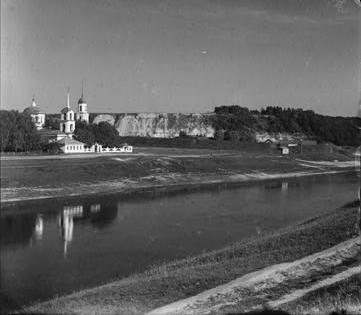
#> input picture TASK0/data/00125v_R.jpg, 361 x 315 px
$ jupyter execute --allow-errors Task0.ipynb   (shell and % lines are left out)
#> lines starting #> are read from the running program, lines starting #| are printed output that depends on the picture
### TASK0/channels.py
# TUWIEN - WS2020 CV: Task0 - Colorizing Images
# *********+++++++++*******++++INSERT GROUP NO. HERE
import matplotlib.pyplot as plt
import numpy as np
from math import sqrt
import cv2
from typing import Tuple

def corr2d(img1: np.ndarray, img2: np.ndarray) -> float:
    # Returns the NCC of two given images.
    # Use the equation in the task description
    # img1 : first input image (n1 x m1 x 1)
    # img2 : second input image (n2 x m2 x 1)

    # student_code start
    mean = np.mean(img1)
    mean2 = np.mean(img2)
    h1, w1 = img1.shape
    h2, w2 = img2.shape
    if h1 != h2 or w1 != w2:
        #not necessarily a problem, but for this implementation might be
        raise ValueError("Arguments of different size")

    nominator = 0
    tmp1 = img1 - mean
    tmp2 = img2 - mean2
    nominator = (tmp1 * tmp2).sum()

    tmp1 = (img1 - mean)**2
    tmp2 = (img2 - mean2)**2
    sum1 = tmp1.sum()
    sum2 = tmp2.sum()
    denominator = sqrt(sum1 * sum2)

    corr = nominator / denominator
    # student_code end
    # corr : correlation coefficient of given images (float)
    return corr

def _align_channel(channel: np.ndarray, alignTo: np.ndarray) -> Tuple[int, int]:
    # channel : image representing the channel to be rolled
    # alignTo : image representing the channel to which we want the best corr
    # Returns displaced channel

    best_x, best_y, best_corrG = 0, 0, 0
    org = np.copy(channel)
    for x_displacement in range(-15,15,1):
        tmp1 = np.roll(channel, x_displacement, axis=1)
        for y_displacement in range(-15,15,1):
            tmp2 = np.roll(tmp1, y_displacement, axis=0)
            tmp_corrG = corr2d(tmp2, alignTo)
            if tmp_corrG > best_corrG:
                best_x, best_y, best_corrG = x_displacement, y_displacement, tmp_corrG
    return np.roll(org, (best_x,best_y), axis=(1,0))

def align(imgR: np.ndarray, imgG: np.ndarray, imgB: np.ndarray) -> np.ndarray:
    # With the help of the NCC, align the color channels to colorize the image
    # HINT: np.roll(..)
    # imgR : image representing the red channel
    # imgG : image representing the green channel
    # imgB : image representing the blue channel

    # student_code start
    bestG = _align_channel(imgG, imgR)
    bestB = _align_channel(imgB, imgR)

    result = cv2.merge((imgR,bestG,bestB))
    # student_code end

    # result : colorized image (n x m x 3) - float
    return result

### TASK0/utils.py
# TUWIEN - WS2020 CV: Task0 - Colorizing Images
import matplotlib.pyplot as plt
import numpy as np


def show_plot(img: np.ndarray, group_no: str=None, name: str=None):
    # Plots the given image'img', use additional arguments to
    # save the image to folder "results" in your local directory with given name
    # img : images to save
    # group_no : your group number (optional)
    # name : name of saved file (optional)

    fig = plt.figure()
    plt.imshow(img)

    if name is not None and group_no is not None:
        fig.suptitle(group_no)
        plt.savefig('results/'+name)

    plt.plot()

### TASK0/Task0.ipynb
## TASK 0 - Colorizing Images
Group Number: #Group 11-13 12

### 1. Data import and preparation

Read three corresponding input images from your local directory (_data_), respresenting the intensity of each color channel, and convert them to grayscale.

_***HINT:***_
_cv2.imread(..)_
_cv2.cvtColor(..)_

[cell 1]
import matplotlib.pyplot as plt
import utils
import channels
import cv2
import numpy as np

# Adjust size of image plot here
plt.rcParams['figure.figsize'] = [8,5]
plt.rcParams['figure.dpi'] = 150

[cell 2]
#student_code start

r = cv2.imread("data/00125v_R.jpg")
#> r is the input picture: shape (315, 361, 3); min 0, max 255, mean 97.4
b = cv2.imread("data/00125v_B.jpg")
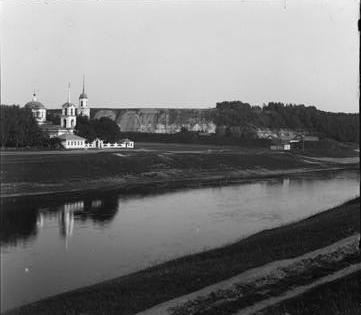
#> input picture TASK0/data/00125v_B.jpg, 361 x 315 px
#> b is the input picture: shape (315, 361, 3); min 0, max 255, mean 118.9
g = cv2.imread("data/00125v_G.jpg")
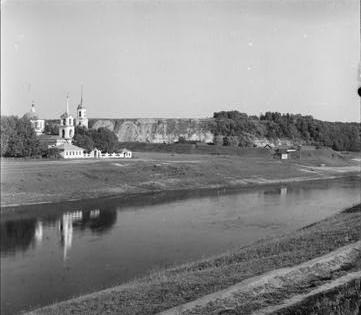
#> input picture TASK0/data/00125v_G.jpg, 361 x 315 px
#> g is the input picture: shape (315, 361, 3); min 0, max 255, mean 141.3

 # There's a possibility of calling cv2.imread(path, 0), but it might not be consistent among platforms
r = cv2.cvtColor(r, cv2.COLOR_BGR2GRAY)
#> r: shape (315, 361)
b = cv2.cvtColor(b, cv2.COLOR_BGR2GRAY)
#> b: shape (315, 361)
g = cv2.cvtColor(g, cv2.COLOR_BGR2GRAY)
#> g: shape (315, 361)

# #uncomment to check if that works
# rgb = np.dstack((r,g,b))
# plt.imshow(rgb)
#student_code end

### 2. Colorizing Images

Implement method ***corr2d(..)*** and ***align(..)*** in _channels.py_ as mentioned in the task description.
Plot your result using ***utils.show_plot(..)***

[cell 3]
#student_code start
best = channels.align(r,g,b)
#> the loop in _align_channel, `for x_displacement in range(-15,15,1):` made 30 passes
#> after the loop in _align_channel, `for x_displacement in range(-15,15,1):`:
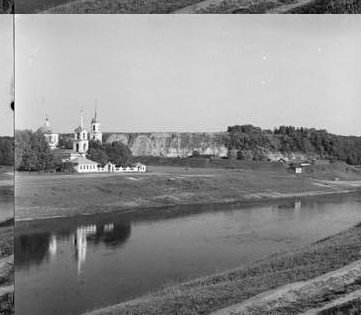
#> tmp2: shape (315, 361); min 0, max 255, mean 141.3
#> the loop in _align_channel (call 2), `for x_displacement in range(-15,15,1):` made 30 passes
#> pass 1, in corr2d (call 901), `tmp2 = (img2 - mean2)**2`:
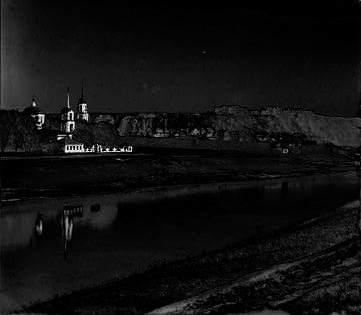
#> tmp2: shape (315, 361) float64; min 0.14, max 24845.9, mean 1550.2; drawn with min black and max white
#> after the loop in _align_channel (call 2), `for x_displacement in range(-15,15,1):`:
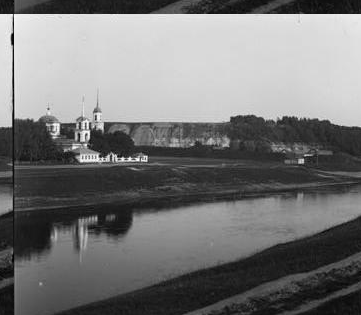
#> tmp2: shape (315, 361); min 0, max 255, mean 118.9
#> in _align_channel (call 2), `return np.roll(org, (best_x,best_y), axis=(1,0))`:
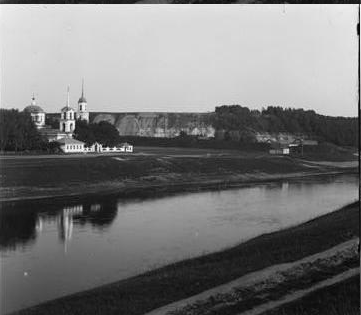
#> returned value: shape (315, 361); min 0, max 255, mean 118.9
#> in align, `result = cv2.merge((imgR,bestG,bestB))`:
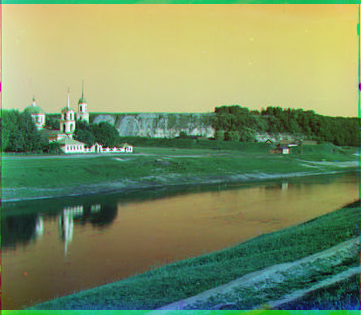
#> result: shape (315, 361, 3); mean of channels 0, 1, 2 97.4, 141.3, 118.9; drawn as B, G, R
utils.show_plot(best, "Group 11-13 12", "task0_colorized_00125.png")
#student_code end

***
#### Choose two other sets of three color channels and repeat the process. In total, save three aligned images to your folder _results_ and do not forget to submit it.

***Submission:*** Save the three colorized images as as **task0_colorized_(image number).png**

[cell 4]
def merge_image(im_nr):
    r = cv2.imread(f"data/{im_nr}v_R.jpg")
    b = cv2.imread(f"data/{im_nr}v_B.jpg")
    g = cv2.imread(f"data/{im_nr}v_G.jpg")
    r = cv2.cvtColor(r, cv2.COLOR_BGR2GRAY)
    b = cv2.cvtColor(b, cv2.COLOR_BGR2GRAY)
    g = cv2.cvtColor(g, cv2.COLOR_BGR2GRAY)

    best = channels.align(r,g,b)
#> the loop in _align_channel (call 3), `for x_displacement in range(-15,15,1):` made 30 passes
#> pass 1, in corr2d (call 1803), `tmp1 = (img1 - mean)**2`:
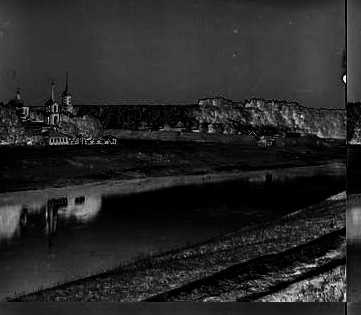
#> tmp1: shape (315, 361) float64; min 0.0757, max 19958.7, mean 3089.8; drawn with min black and max white
#> the loop in _align_channel (call 4), `for x_displacement in range(-15,15,1):` made 30 passes
#> pass 1, in corr2d (call 2703), `tmp1 = img1 - mean`:
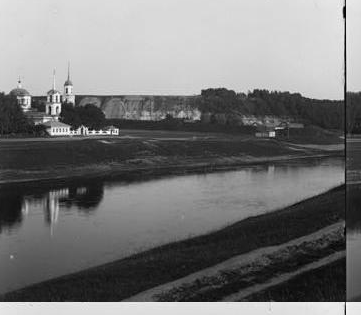
#> tmp1: shape (315, 361) float64; min -118.9, max 136.1, mean 0; drawn with min black and max white
#> pass 1, in corr2d (call 2703), `tmp1 = (img1 - mean)**2`:
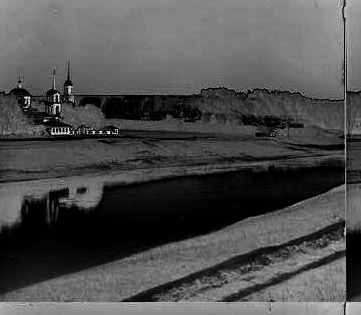
#> tmp1: shape (315, 361) float64; min 0.0173, max 18531.8, mean 5719.1; drawn with min black and max white
    utils.show_plot(best, "Group 11-13 12", f"task0_colorized_{im_nr}.png")

image_nrs = ['00125','00149','00351']
#> (the rest of this cell did not finish here and is left out)
